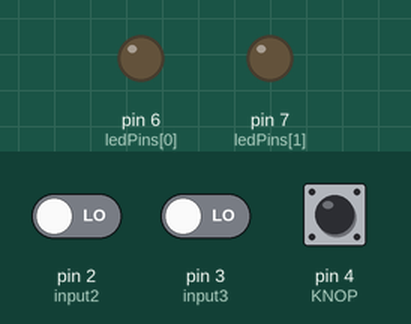
Recording of a sketch running on a simulated Arduino Uno, built with avr-gcc and run on an emulated ATmega328P. On the bench: output pins drawn as LEDs (lit = HIGH). Dashed ring = blinking. The test bench sets the inputs (shaded band); at power-on: pin 4 (KNOP) LOW, pin 2 (input2) LOW, pin 3 (input3) LOW.

Above: at 1.2 s.
1.3 s: pin 4 (KNOP) pulled HIGH for 0.15 s
At 2.1 s:
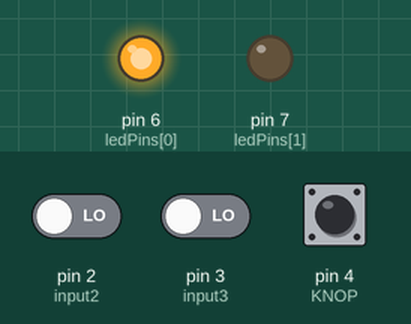
4.4 s: pin 4 (KNOP) pulled HIGH for 1 s
At 5.7 s:
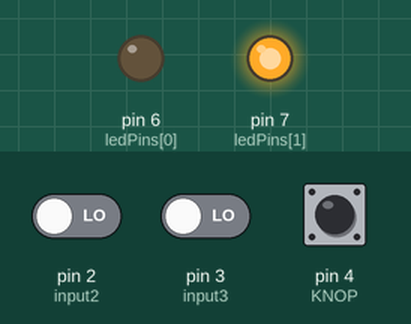
7.9 s: pin 4 (KNOP) pulled HIGH for 3.2 s
At 8.7 s:
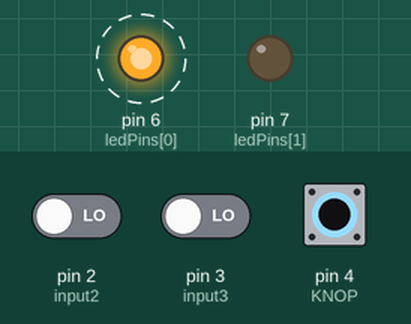
13.4 s: pin 2 (input2) driven HIGH and pin 3 (input3) driven HIGH
At 14.2 s:
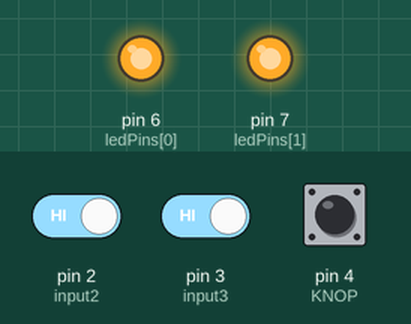
Timing chart, 0 to 15.9 s (numbered marks = the images above; inputs shaded):
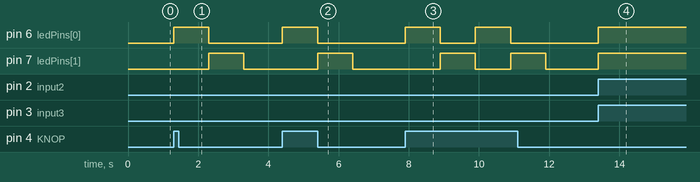

Measured:
- after the input at 1.3 s, pin 6 (ledPins[0]): LOW → HIGH at once, → LOW 1.0 s later; pin 7 (ledPins[1]): LOW → HIGH after 1.0 s, → LOW 1.0 s later
- after the input at 4.4 s, pin 6 (ledPins[0]): LOW → HIGH at once, → LOW 1.0 s later; pin 7 (ledPins[1]): LOW → HIGH after 1.0 s, → LOW 1.0 s later
- after the input at 7.9 s, pin 6 (ledPins[0]): alternates HIGH for 1.0 s and LOW for 1.0 s, 4 changes in all, then stays LOW, starting at once; pin 7 (ledPins[1]): alternates HIGH for 1.0 s and LOW for 1.0 s, starting after 1.0 s
- after the input at 13.4 s, pin 6 (ledPins[0]), pin 7 (ledPins[1]): LOW → HIGH at once

The sketch:

Opdracht_8C.ino
```cpp
int led1 = 0, led2 = 0; // 2 leds om bij de houden welke er aan staan, en zodat er altijd 2 aan blijven

const int ledPins[] = {6, 7}; // Meerdere Led pins in een array
int input3 = 3;
int input2 = 2;
int KNOP = 4;
int State3 = LOW;
int State2 = LOW;

void setup() {
  pinMode (ledPins[0], OUTPUT); // Leds koppelen aan pins op basis van array positie
  pinMode (ledPins[1], OUTPUT);
  pinMode (input3, INPUT);
  pinMode (input2, INPUT);
  pinMode(KNOP, INPUT);

  led1 = ledPins[0]; // 2 leds koppelen zodat er al 2 aan staan bij het opstarten
  led2 = ledPins[1];
}

void loop() {
  int buttenState = digitalRead(KNOP);
  State3 = digitalRead(input3);
  State2 = digitalRead(input2);

  if (buttenState == HIGH){
    digitalWrite(led1, HIGH);
    digitalWrite(led2, LOW);
    delay(1000);
    digitalWrite(led1, LOW);
    digitalWrite(led2, HIGH);
    delay(1000);
  }else{
    if (State3 == HIGH)
    {
      digitalWrite(led1, HIGH);
    }else{
      digitalWrite(led1, LOW);
    }
    if (State2 == HIGH)
    {
      digitalWrite(led2, HIGH);
    }else{
      digitalWrite(led2, LOW);
    }
  }
}
```
